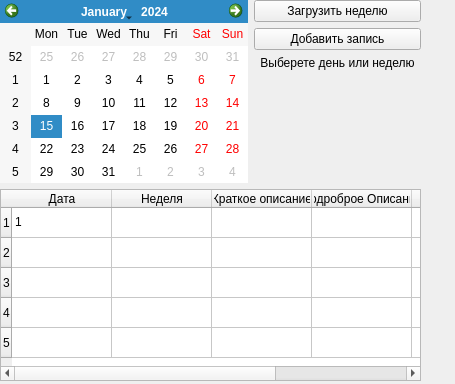
<?xml version="1.0" encoding="UTF-8"?>
<ui version="4.0">
 <class>Form</class>
 <widget class="QWidget" name="Form">
  <property name="geometry">
   <rect>
    <x>0</x>
    <y>0</y>
    <width>455</width>
    <height>384</height>
   </rect>
  </property>
  <property name="windowTitle">
   <string>weekly</string>
  </property>
  <widget class="QWidget" name="formLayoutWidget">
   <property name="geometry">
    <rect>
     <x>0</x>
     <y>0</y>
     <width>421</width>
     <height>381</height>
    </rect>
   </property>
   <layout class="QFormLayout" name="formLayout">
    <item row="1" column="0">
     <widget class="QCalendarWidget" name="calendarWidget">
      <property name="minimumDate">
       <date>
        <year>1790</year>
        <month>9</month>
        <day>14</day>
       </date>
      </property>
      <property name="firstDayOfWeek">
       <enum>Qt::Monday</enum>
      </property>
      <property name="gridVisible">
       <bool>false</bool>
      </property>
      <property name="selectionMode">
       <enum>QCalendarWidget::SingleSelection</enum>
      </property>
      <property name="verticalHeaderFormat">
       <enum>QCalendarWidget::ISOWeekNumbers</enum>
      </property>
     </widget>
    </item>
    <item row="1" column="1">
     <layout class="QFormLayout" name="formLayout_3">
      <property name="fieldGrowthPolicy">
       <enum>QFormLayout::AllNonFixedFieldsGrow</enum>
      </property>
      <item row="1" column="0" colspan="2">
       <widget class="QPushButton" name="btn_load_week">
        <property name="text">
         <string>Загрузить неделю</string>
        </property>
       </widget>
      </item>
      <item row="2" column="0" colspan="2">
       <widget class="QPushButton" name="btn_insert">
        <property name="text">
         <string>Добавить запись</string>
        </property>
       </widget>
      </item>
      <item row="3" column="0" colspan="2">
       <widget class="QLabel" name="label">
        <property name="text">
         <string>Выберете день или неделю</string>
        </property>
        <property name="alignment">
         <set>Qt::AlignCenter</set>
        </property>
       </widget>
      </item>
     </layout>
    </item>
    <item row="4" column="0" colspan="2">
     <widget class="QTableWidget" name="tableWidget">
      <property name="enabled">
       <bool>true</bool>
      </property>
      <property name="sizePolicy">
       <sizepolicy hsizetype="Maximum" vsizetype="Maximum">
        <horstretch>100</horstretch>
        <verstretch>0</verstretch>
       </sizepolicy>
      </property>
      <property name="maximumSize">
       <size>
        <width>750</width>
        <height>16777215</height>
       </size>
      </property>
      <property name="mouseTracking">
       <bool>false</bool>
      </property>
      <property name="focusPolicy">
       <enum>Qt::WheelFocus</enum>
      </property>
      <property name="contextMenuPolicy">
       <enum>Qt::DefaultContextMenu</enum>
      </property>
      <property name="layoutDirection">
       <enum>Qt::LeftToRight</enum>
      </property>
      <property name="autoFillBackground">
       <bool>false</bool>
      </property>
      <property name="inputMethodHints">
       <set>Qt::ImhNone</set>
      </property>
      <property name="frameShape">
       <enum>QFrame::StyledPanel</enum>
      </property>
      <property name="frameShadow">
       <enum>QFrame::Sunken</enum>
      </property>
      <property name="rowCount">
       <number>5</number>
      </property>
      <property name="columnCount">
       <number>6</number>
      </property>
      <attribute name="horizontalHeaderCascadingSectionResizes">
       <bool>false</bool>
      </attribute>
      <row/>
      <row/>
      <row/>
      <row/>
      <row/>
      <column>
       <property name="text">
        <string>Дата</string>
       </property>
      </column>
      <column>
       <property name="text">
        <string>Неделя</string>
       </property>
      </column>
      <column>
       <property name="text">
        <string>Краткое описание</string>
       </property>
      </column>
      <column>
       <property name="text">
        <string>Подроброе Описание</string>
       </property>
      </column>
      <column/>
      <column/>
      <item row="0" column="0">
       <property name="text">
        <string>1</string>
       </property>
      </item>
     </widget>
    </item>
   </layout>
  </widget>
 </widget>
 <resources/>
 <connections/>
</ui>
